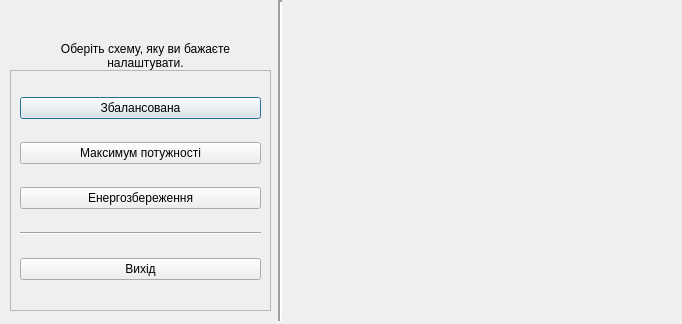
<?xml version="1.0" encoding="UTF-8"?>
<ui version="4.0">
 <class>Dialog</class>
 <widget class="QDialog" name="Dialog">
  <property name="geometry">
   <rect>
    <x>0</x>
    <y>0</y>
    <width>682</width>
    <height>324</height>
   </rect>
  </property>
  <property name="windowTitle">
   <string>Dialog</string>
  </property>
  <widget class="Line" name="line">
   <property name="geometry">
    <rect>
     <x>270</x>
     <y>0</y>
     <width>20</width>
     <height>321</height>
    </rect>
   </property>
   <property name="lineWidth">
    <number>2</number>
   </property>
   <property name="orientation">
    <enum>Qt::Vertical</enum>
   </property>
  </widget>
  <widget class="QFrame" name="frame">
   <property name="enabled">
    <bool>true</bool>
   </property>
   <property name="geometry">
    <rect>
     <x>10</x>
     <y>70</y>
     <width>261</width>
     <height>241</height>
    </rect>
   </property>
   <property name="frameShape">
    <enum>QFrame::StyledPanel</enum>
   </property>
   <property name="frameShadow">
    <enum>QFrame::Raised</enum>
   </property>
   <layout class="QVBoxLayout" name="verticalLayout">
    <item>
     <widget class="QPushButton" name="pushButton1">
      <property name="text">
       <string>Збалансована</string>
      </property>
     </widget>
    </item>
    <item>
     <widget class="QPushButton" name="pushButton_2">
      <property name="text">
       <string>Максимум потужності</string>
      </property>
     </widget>
    </item>
    <item>
     <widget class="QPushButton" name="pushButton_3">
      <property name="text">
       <string>Енергозбереження</string>
      </property>
     </widget>
    </item>
    <item>
     <widget class="Line" name="line_2">
      <property name="orientation">
       <enum>Qt::Horizontal</enum>
      </property>
     </widget>
    </item>
    <item>
     <widget class="QPushButton" name="pushButton">
      <property name="text">
       <string>Вихід</string>
      </property>
     </widget>
    </item>
   </layout>
  </widget>
  <widget class="QLabel" name="label">
   <property name="geometry">
    <rect>
     <x>30</x>
     <y>20</y>
     <width>231</width>
     <height>71</height>
    </rect>
   </property>
   <property name="text">
    <string>Оберіть схему, яку ви бажаєте налаштувати.</string>
   </property>
   <property name="alignment">
    <set>Qt::AlignCenter</set>
   </property>
   <property name="wordWrap">
    <bool>true</bool>
   </property>
  </widget>
 </widget>
 <resources/>
 <connections/>
</ui>
